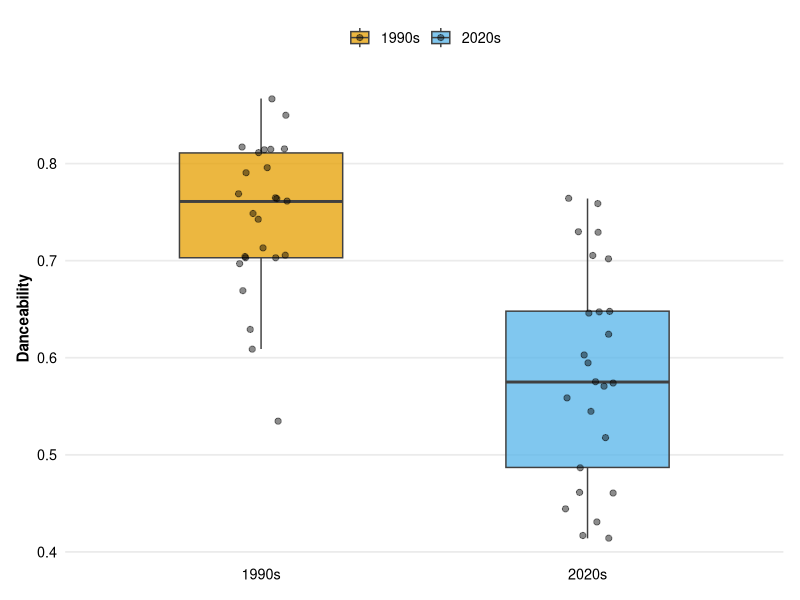

Write the R code that produced this figure.
library(tidyverse)

era_fill <- c("1990s" = "#E69F00", "2020s" = "#56B4E9")
era_color <- c("1990s" = "#E69F00", "2020s" = "#56B4E9")

theme_set(
  theme_minimal(base_size = 13) +
    theme(
      plot.title = element_text(face = "bold", size = 15),
      plot.subtitle = element_text(size = 11, color = "grey30"),
      axis.title.x = element_blank(),
      axis.title.y = element_text(size = 11),
      axis.text = element_text(color = "black"),
      legend.title = element_blank(),
      legend.position = "top",
      panel.grid.minor = element_blank(),
      panel.grid.major.x = element_blank(),
      plot.margin = margin(12, 12, 12, 12)
    )
)
# load, combine, clean data

rnb_90s <- read_csv("1990s.csv", show_col_types = FALSE) %>%
  mutate(
    `Release Date` = as.character(`Release Date`),
    Era = "1990s"
  )

rnb_2020s <- read_csv("2020s.csv", show_col_types = FALSE) %>%
  mutate(
    `Release Date` = as.character(`Release Date`),
    Era = "2020s"
  )

rnb_tracks <- bind_rows(rnb_90s, rnb_2020s)

rnb_tracks <- rnb_tracks %>%
  mutate(
    Danceability = as.numeric(Danceability),
    Energy = as.numeric(Energy),
    Valence = as.numeric(Valence),
    Tempo = as.numeric(Tempo),
    Era = factor(Era, levels = c("1990s", "2020s"))
  ) %>%
  drop_na(Danceability, Energy, Valence, Tempo)

danceability <- ggplot(rnb_tracks, aes(x = Era, y = Danceability, fill = Era)) +
  geom_boxplot(
    width = 0.5,
    alpha = 0.75,
    outlier.shape = NA,
    color = "grey25"
  ) +
  geom_jitter(
    width = 0.08,
    size = 1.8,
    alpha = 0.45,
    color = "black"
  ) +
  scale_fill_manual(values = era_fill) +
  labs(
#    title = "Danceability Across R&B Eras",
#    subtitle = "1990s tracks are generally more danceable than 2020s tracks",
    y = "Danceability",
    x = NULL
  ) +
  theme(
    axis.title.x = element_text(face = "bold"),
    axis.title.y = element_text(face = "bold")
  )

plot(danceability)
